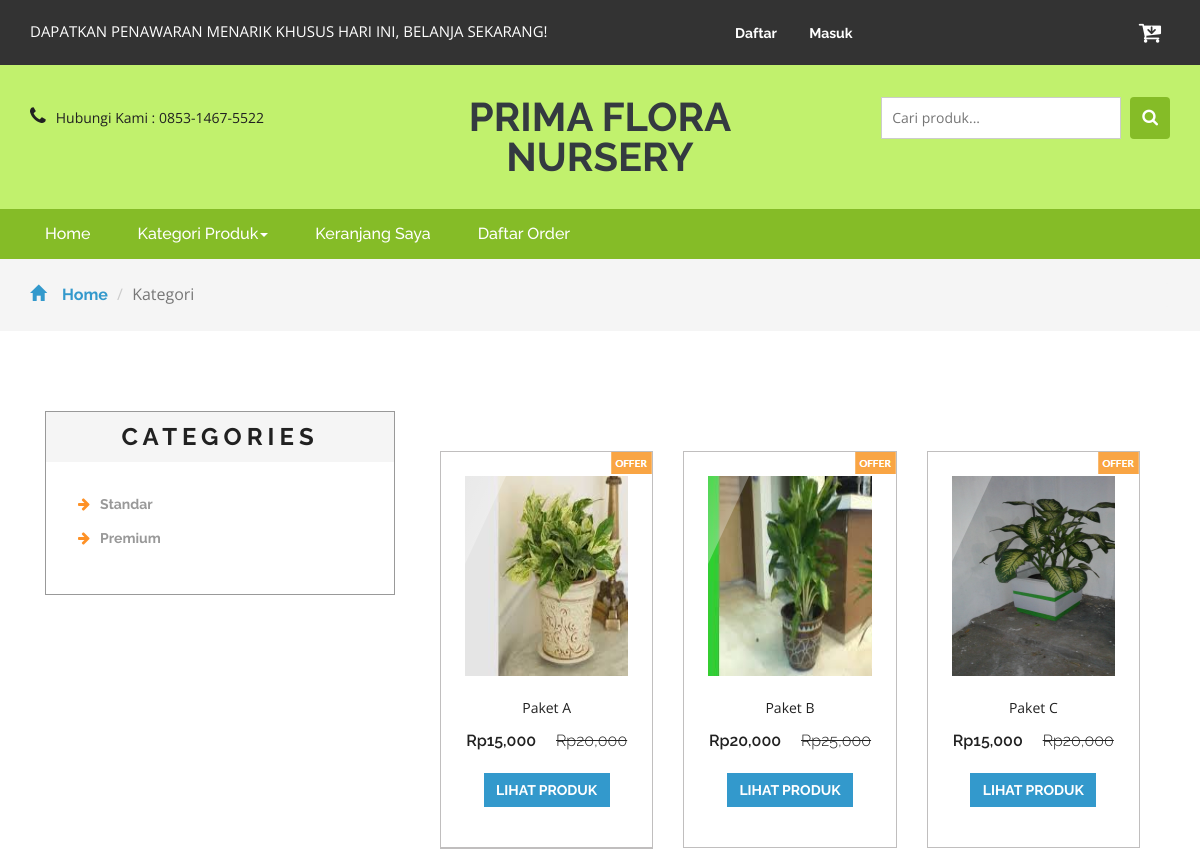
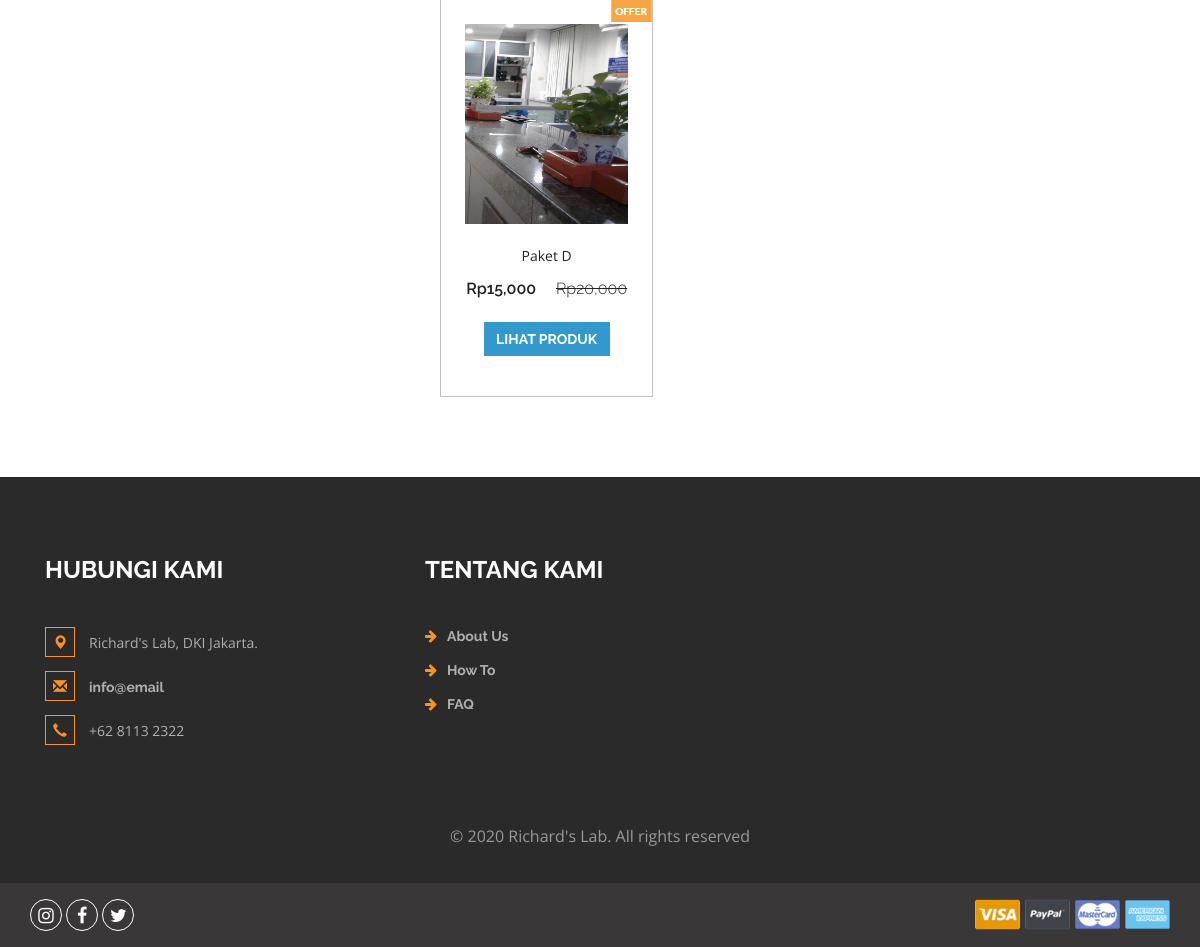
Screenshot of /search.php with the database file from the repository (2 pictures, top to bottom).
### tables this page shows
CREATE TABLE `kategori` (
  `idkategori` int(11) NOT NULL,
  `namakategori` varchar(20) NOT NULL,
  `tgldibuat` timestamp NOT NULL DEFAULT current_timestamp()
);

CREATE TABLE `produk` (
  `idproduk` int(11) NOT NULL,
  `idkategori` int(11) NOT NULL,
  `namaproduk` varchar(30) NOT NULL,
  `gambar` varchar(100) NOT NULL,
  `deskripsi` varchar(200) NOT NULL,
  `rate` int(11) NOT NULL,
  `hargabefore` int(11) NOT NULL,
  `hargaafter` int(11) NOT NULL,
  `tgldibuat` timestamp NOT NULL DEFAULT current_timestamp(),
  `status` varchar(15) NOT NULL
);

### search.php (the view, shortened to what this page needs)
<?php
include 'dbconnect.php';
$s = $_POST['Search'];
?>
<!DOCTYPE html>
<html>
<head>
	<?php
	include 'page-link/link.php'
	?>
</head>
<body>
	<?php
	include 'page-header/header.php'
	?>
	<div class="bg-navbar navigation-agileits">
		<div class="container">
			<nav class="navbar navbar-default">
				<div class="collapse navbar-collapse" id="bs-megadropdown-tabs">
					<ul class="nav navbar-nav">
						<li class="active"><a href="index.php" class="act">Home</a></li>
						<li class="dropdown">
							<a href="#" class="dropdown-toggle" data-toggle="dropdown">Kategori Produk<b class="caret"></b></a>
						</li>
						<li><a href="cart.php">Keranjang Saya</a></li>
						<li><a href="konfirmasi.php">Daftar Order</a></li>
					</ul>
				</div>
			</nav>
		</div>
	</div>
	<div class="breadcrumbs">
		<div class="container">
			<ol class="breadcrumb breadcrumb1 animated wow slideInLeft" data-wow-delay=".5s">
				<li><a href="index.php"><span class="glyphicon glyphicon-home" aria-hidden="true"></span>Home</a></li>
				<li class="active">Kategori</li>
			</ol>
		</div>
	</div>
	<div class="products">
		<div class="container">
			<div class="col-md-4 products-left">
				<div class="categories">
					<h2>Categories</h2>
					<ul class="cate">
						<?php
						$kat = mysqli_query($conn, "SELECT * from kategori order by idkategori ASC");
						while ($p = mysqli_fetch_array($kat)) {
						?>
							<li><a href="kategori.php?idkategori=<?php echo $p['idkategori'] ?>"><i class="fa fa-arrow-right" aria-hidden="true"></i><?php echo $p['namakategori'] ?></a></li>
						<?php
						}
						?>
					</ul>
				</div>
			</div>
			<div class="col-md-8 products-right">
				<div class="agile_top_brands_grids">
					<?php
					$brgs = mysqli_query($conn, "SELECT * from produk where namaproduk like '%$s%' or deskripsi like '%$s%' order by idproduk ASC");
					$x = mysqli_num_rows($brgs);
					if ($x > 0) {
						while ($p = mysqli_fetch_array($brgs)) {
					?>
							<div class="col-md-4 top_brand_left">
								<div class="hover14 column">
									<div class="agile_top_brand_left_grid">
										<div class="agile_top_brand_left_grid_pos">
											<img src="images/offer.png" alt=" " class="img-responsive" />
										</div>
										<div class="agile_top_brand_left_grid1">
											<figure>
												<div class="snipcart-item block">
													<div class="snipcart-thumb">
														<a href="product.php?idproduk=<?php echo $p['idproduk'] ?>"><img src="<?php echo $p['gambar'] ?>" width="200px" height="200px"></a>
														<p><?php echo $p['namaproduk'] ?></p>
														<h4>Rp<?php echo number_format($p['hargaafter']) ?> <span>Rp<?php echo number_format($p['hargabefore']) ?></span></h4>
													</div>
													<div class="snipcart-details top_brand_home_details">
														<fieldset>
															<a href="product.php?idproduk=<?php echo $p['idproduk'] ?>"><input type="submit" class="button" value="Lihat Produk" /></a>
														</fieldset>
													</div>
												</div>
											</figure>
										</div>
									</div>
								</div>
							</div>
					<?php
						}
					} else {
						echo "Data tidak ditemukan, coba kata kunci lainnya";
					}
					?>
					<div class="clearfix"> </div>
				</div>
			</div>
		</div>
	</div>
	<div class="footer">
		<div class="container">
			<div class="w3_footer_grids">
				<div class="col-md-4 w3_footer_grid">
					<h3>Hubungi Kami</h3>
					<ul class="address">
						<li><i class="glyphicon glyphicon-map-marker" aria-hidden="true"></i>Richard's Lab, DKI Jakarta.</li>
						<li><i class="glyphicon glyphicon-envelope" aria-hidden="true"></i><a href="mailto:info@email">info@email</a></li>
						<li><i class="glyphicon glyphicon-earphone" aria-hidden="true"></i>+62 8113 2322</li>
					</ul>
				</div>
				<div class="col-md-3 w3_footer_grid">
					<h3>Tentang Kami</h3>
					<ul class="info">
						<li><i class="fa fa-arrow-right" aria-hidden="true"></i><a href="about.html">About Us</a></li>
						<li><i class="fa fa-arrow-right" aria-hidden="true"></i><a href="about.html">How To</a></li>
						<li><i class="fa fa-arrow-right" aria-hidden="true"></i><a href="about.html">FAQ</a></li>
					</ul>
				</div>
				<div class="clearfix"> </div>
			</div>
		</div>
		<div class="footer-copy">
			<div class="container">
				<p>© 2020 Richard's Lab. All rights reserved</p>
			</div>
		</div>
	</div>
	<div class="footer-botm">
		<div class="container">
			<div class="w3layouts-foot">
				<ul>
					<li><a href="#" class="w3_agile_instagram"><i class="fa fa-instagram" aria-hidden="true"></i></a></li>
					<li><a href="#" class="w3_agile_facebook"><i class="fa fa-facebook" aria-hidden="true"></i></a></li>
					<li><a href="#" class="agile_twitter"><i class="fa fa-twitter" aria-hidden="true"></i></a></li>
				</ul>
			</div>
			<div class="payment-w3ls">
				<img src="images/card.png" alt=" " class="img-responsive">
			</div>
			<div class="clearfix"> </div>
		</div>
	</div>
	<link href="css/skdslider.css" rel="stylesheet">
</body>
</html>

### css/mystyle.css (style rules this page uses)
.bg-navbar { background-color: #85BC27 !important; }

### rows the page displays
kategori: namakategori "Standar"
kategori: namakategori "Premium"
produk: gambar (picture), namaproduk "Paket A", hargaafter "15,000", hargabefore "20,000"
produk: gambar (picture), namaproduk "Paket B", hargaafter "20,000", hargabefore "25,000"
produk: gambar (picture), namaproduk "Paket C", hargaafter "15,000", hargabefore "20,000"
produk: gambar (picture), namaproduk "Paket D", hargaafter "15,000", hargabefore "20,000"
